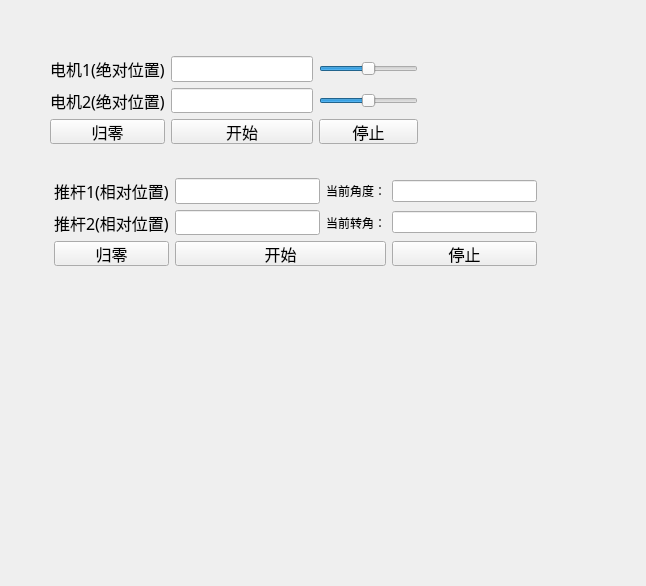
<?xml version="1.0" encoding="UTF-8"?>
<ui version="4.0">
 <class>Legs</class>
 <widget class="QWidget" name="Legs">
  <property name="geometry">
   <rect>
    <x>0</x>
    <y>0</y>
    <width>646</width>
    <height>586</height>
   </rect>
  </property>
  <property name="windowTitle">
   <string>Form</string>
  </property>
  <widget class="QWidget" name="">
   <property name="geometry">
    <rect>
     <x>50</x>
     <y>56</y>
     <width>368</width>
     <height>88</height>
    </rect>
   </property>
   <layout class="QGridLayout" name="gridLayout_2">
    <item row="0" column="0">
     <widget class="QLabel" name="label_3">
      <property name="font">
       <font>
        <family>楷体</family>
        <pointsize>12</pointsize>
       </font>
      </property>
      <property name="text">
       <string>电机1(绝对位置)</string>
      </property>
     </widget>
    </item>
    <item row="0" column="1">
     <widget class="QLineEdit" name="lineEdit_A">
      <property name="font">
       <font>
        <family>Times New Roman</family>
        <pointsize>12</pointsize>
       </font>
      </property>
     </widget>
    </item>
    <item row="0" column="2">
     <widget class="QSlider" name="Slider_1">
      <property name="minimum">
       <number>-180</number>
      </property>
      <property name="maximum">
       <number>180</number>
      </property>
      <property name="orientation">
       <enum>Qt::Horizontal</enum>
      </property>
     </widget>
    </item>
    <item row="1" column="0">
     <widget class="QLabel" name="label_2">
      <property name="font">
       <font>
        <family>楷体</family>
        <pointsize>12</pointsize>
       </font>
      </property>
      <property name="text">
       <string>电机2(绝对位置)</string>
      </property>
     </widget>
    </item>
    <item row="1" column="1">
     <widget class="QLineEdit" name="lineEdit_B">
      <property name="font">
       <font>
        <family>Times New Roman</family>
        <pointsize>12</pointsize>
       </font>
      </property>
     </widget>
    </item>
    <item row="1" column="2">
     <widget class="QSlider" name="Slider_2">
      <property name="minimum">
       <number>-180</number>
      </property>
      <property name="maximum">
       <number>180</number>
      </property>
      <property name="orientation">
       <enum>Qt::Horizontal</enum>
      </property>
     </widget>
    </item>
    <item row="2" column="0">
     <widget class="QPushButton" name="Zero_Button_2">
      <property name="font">
       <font>
        <family>楷体</family>
        <pointsize>12</pointsize>
       </font>
      </property>
      <property name="text">
       <string>归零</string>
      </property>
     </widget>
    </item>
    <item row="2" column="1">
     <widget class="QPushButton" name="Start_Button_2">
      <property name="font">
       <font>
        <family>楷体</family>
        <pointsize>12</pointsize>
       </font>
      </property>
      <property name="text">
       <string>开始</string>
      </property>
     </widget>
    </item>
    <item row="2" column="2">
     <widget class="QPushButton" name="Close_Button_2">
      <property name="font">
       <font>
        <family>楷体</family>
        <pointsize>12</pointsize>
       </font>
      </property>
      <property name="text">
       <string>停止</string>
      </property>
     </widget>
    </item>
   </layout>
  </widget>
  <widget class="QWidget" name="">
   <property name="geometry">
    <rect>
     <x>54</x>
     <y>178</y>
     <width>483</width>
     <height>88</height>
    </rect>
   </property>
   <layout class="QGridLayout" name="gridLayout_3">
    <item row="0" column="0">
     <widget class="QLabel" name="label">
      <property name="font">
       <font>
        <family>楷体</family>
        <pointsize>12</pointsize>
       </font>
      </property>
      <property name="text">
       <string>推杆1(相对位置)</string>
      </property>
     </widget>
    </item>
    <item row="0" column="1">
     <widget class="QLineEdit" name="lineEdit_C">
      <property name="font">
       <font>
        <family>Times New Roman</family>
        <pointsize>12</pointsize>
       </font>
      </property>
     </widget>
    </item>
    <item row="0" column="2">
     <widget class="QLabel" name="label_6">
      <property name="font">
       <font>
        <family>楷体</family>
       </font>
      </property>
      <property name="text">
       <string>当前角度：</string>
      </property>
     </widget>
    </item>
    <item row="0" column="3">
     <widget class="QLineEdit" name="lineEdit"/>
    </item>
    <item row="1" column="0">
     <widget class="QLabel" name="label_4">
      <property name="font">
       <font>
        <family>楷体</family>
        <pointsize>12</pointsize>
       </font>
      </property>
      <property name="text">
       <string>推杆2(相对位置)</string>
      </property>
     </widget>
    </item>
    <item row="1" column="1">
     <widget class="QLineEdit" name="lineEdit_D">
      <property name="font">
       <font>
        <family>Times New Roman</family>
        <pointsize>12</pointsize>
       </font>
      </property>
     </widget>
    </item>
    <item row="1" column="2">
     <widget class="QLabel" name="label_7">
      <property name="font">
       <font>
        <family>楷体</family>
       </font>
      </property>
      <property name="text">
       <string>当前转角：</string>
      </property>
     </widget>
    </item>
    <item row="1" column="3">
     <widget class="QLineEdit" name="lineEdit_2"/>
    </item>
    <item row="2" column="0">
     <widget class="QPushButton" name="Zero_Button">
      <property name="font">
       <font>
        <family>楷体</family>
        <pointsize>12</pointsize>
       </font>
      </property>
      <property name="text">
       <string>归零</string>
      </property>
     </widget>
    </item>
    <item row="2" column="1" colspan="2">
     <widget class="QPushButton" name="Start_Button">
      <property name="font">
       <font>
        <family>楷体</family>
        <pointsize>12</pointsize>
       </font>
      </property>
      <property name="text">
       <string>开始</string>
      </property>
     </widget>
    </item>
    <item row="2" column="3">
     <widget class="QPushButton" name="Close_Button">
      <property name="font">
       <font>
        <family>楷体</family>
        <pointsize>12</pointsize>
       </font>
      </property>
      <property name="text">
       <string>停止</string>
      </property>
     </widget>
    </item>
   </layout>
  </widget>
 </widget>
 <resources/>
 <connections/>
</ui>
